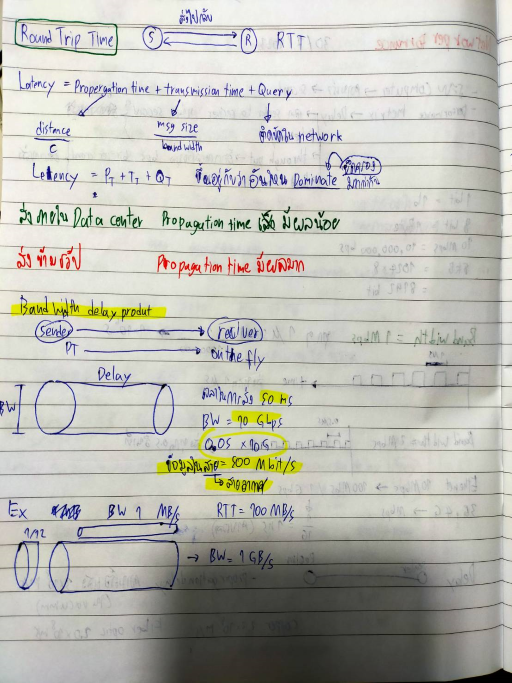
#> input picture input.png, 512 x 683 px
$ python fr_ssszz.py
#> lines starting #> are read from the running program, lines starting #| are printed output that depends on the picture
import numpy as np
import cv2 as cv

## นี่เป็น library เกี่ยวกับ fourier ที่ผมสปาสร้างขึ้นมาใช้เอง
## หลักการเป็นเเบบ functional language เเต่พอถูก import
## ไปใช้ มันจะกลายเป็น OOP ทันที

def getSobelX():
    return np.array([[-1, 0, 1],
                        [-2, 0, 2],
                        [-1, 0, 1]])

def getSobelY():
    return np.array([[-1, -2, -1],
                        [0, 0, 0],
                        [1, 2, 1]])

def filterToFrequency(filter,s):
    # Fourier Transform of Filter Sobel
    # เเปลง filter เป็น frequency domain
    sobel_freq = np.fft.fft2(filter, s=s)
    sobel_freq_shifted = np.fft.fftshift(sobel_freq)
    return sobel_freq_shifted

def imgToFrequency(image):
    # เเปลง รุป เป็น frequency domain
    image_freq = np.fft.fft2(image)
    #shift frequency domain เป็น
    image_freq_shifted = np.fft.fftshift(image_freq)
    return image_freq_shifted

def imgfrequencyToMagnitude(image):
    image_real = np.real(image)
    img_imagine = np.imag(image)
    image_magnitude = np.sqrt(image_real**2 + img_imagine**2)
    image_magnitude = np.log(1+image_magnitude)
    image_magnitude = cv.normalize(image_magnitude,None,0,255,cv.NORM_MINMAX,cv.CV_8U)
    return image_magnitude

def filterfrequencyToMagnitude(image):
    filter_magnitude = np.abs(image)
    return filter_magnitude

def invertFourierTransform(fr):
    image = np.fft.ifftshift(fr)
    image = np.fft.ifft2(image)
    image = np.abs(image)
    image = np.uint8(image)
    return image

if __name__=="__main__":
    ## ตัวอย่างการใข้งาน ssszz lib ให้เต็มประสิทธิภาพ
    img=cv.imread("./input.png",cv.IMREAD_GRAYSCALE);
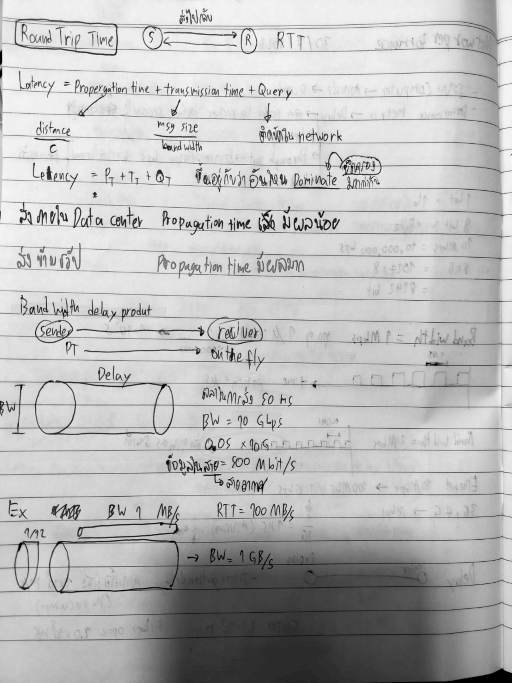
#> img: shape (683, 512); min 0, max 248, mean 186

    sobelx=getSobelX()
    sobely=getSobelY()

    sobelxfreq=filterToFrequency(sobelx,s=img.shape)
    sobelyfreq=filterToFrequency(sobely,s=img.shape)

    #รูปต้องทำเป็น mag ก่อนถึงจะพร้อมเอาไป x
    mag_sobelx=filterfrequencyToMagnitude(sobelxfreq)
    mag_sobely=filterfrequencyToMagnitude(sobelyfreq)

    imgfreq=imgToFrequency(img)
    mag_img=imgfrequencyToMagnitude(imgfreq)
#> in imgfrequencyToMagnitude, `image_magnitude = np.log(1+image_magnitude)`:
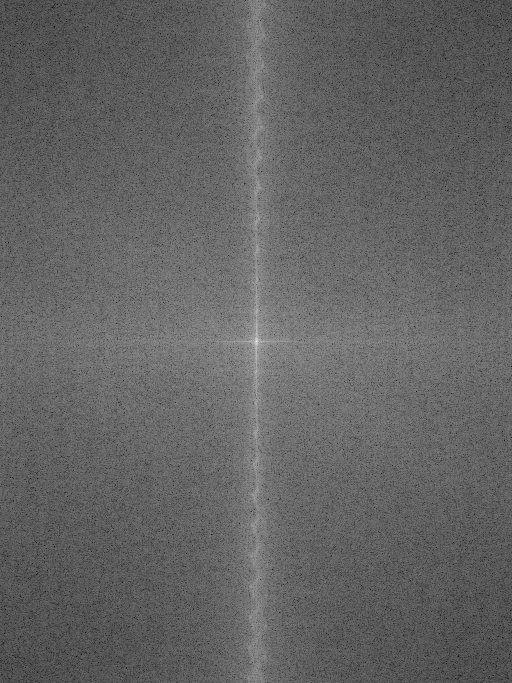
#> image_magnitude: shape (683, 512) float64; min 2.75, max 17.99, mean 8.73; drawn with min black and max white

    filtered_img_x = imgfreq*mag_sobelx
    filtered_img_y = imgfreq*mag_sobely

    filtered_img_x = invertFourierTransform(filtered_img_x)
#> in invertFourierTransform, `image = np.uint8(image)`:
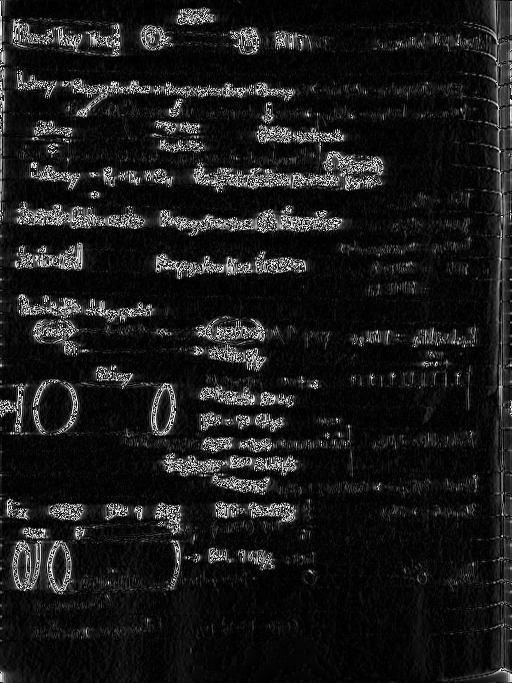
#> image: shape (683, 512); min 0, max 255, mean 25.7
    filtered_img_y = invertFourierTransform(filtered_img_y)
#> in invertFourierTransform (call 2), `image = np.abs(image)`:
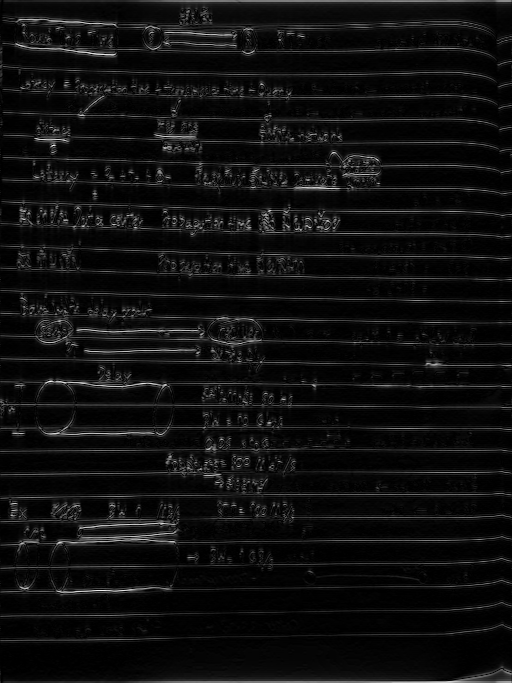
#> image: shape (683, 512) float64; min 9.92e-05, max 1037.1, mean 62.6; drawn with min black and max white
#> in invertFourierTransform (call 2), `image = np.uint8(image)`:
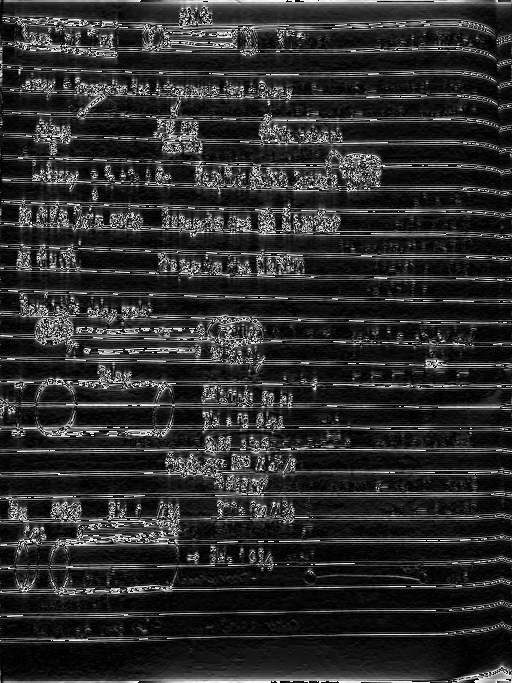
#> image: shape (683, 512); min 0, max 255, mean 45.2

    cv.imshow("magnitude_img",mag_img)
    cv.imshow("sobelx_freq",mag_sobelx)
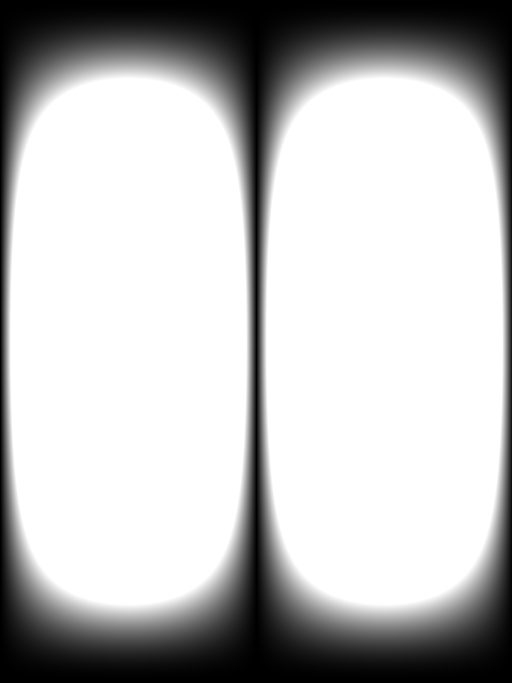
#> window 'sobelx_freq': shape (683, 512); min 0, max 255, mean 191.3
    cv.imshow("sobely_freq",mag_sobely)
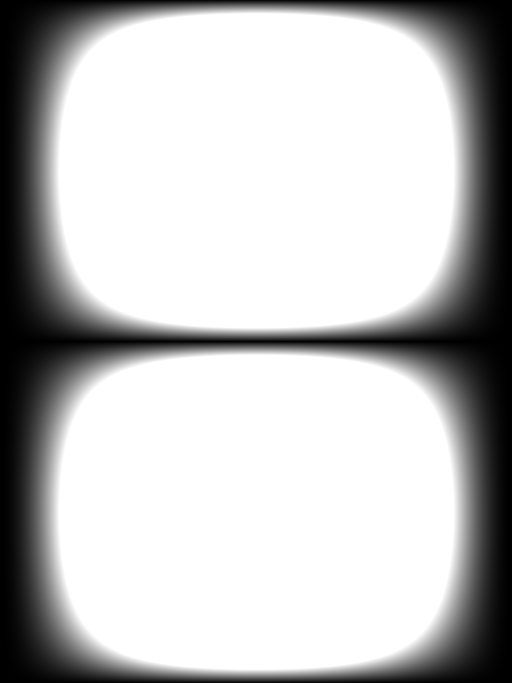
#> window 'sobely_freq': shape (683, 512); min 0, max 255, mean 191.3
    cv.imshow("filter image x",filtered_img_x)
    cv.imshow("filter image y",filtered_img_y)
    cv.imshow("original",img)
    cv.waitKey(0)
    cv.destroyAllWindows()
